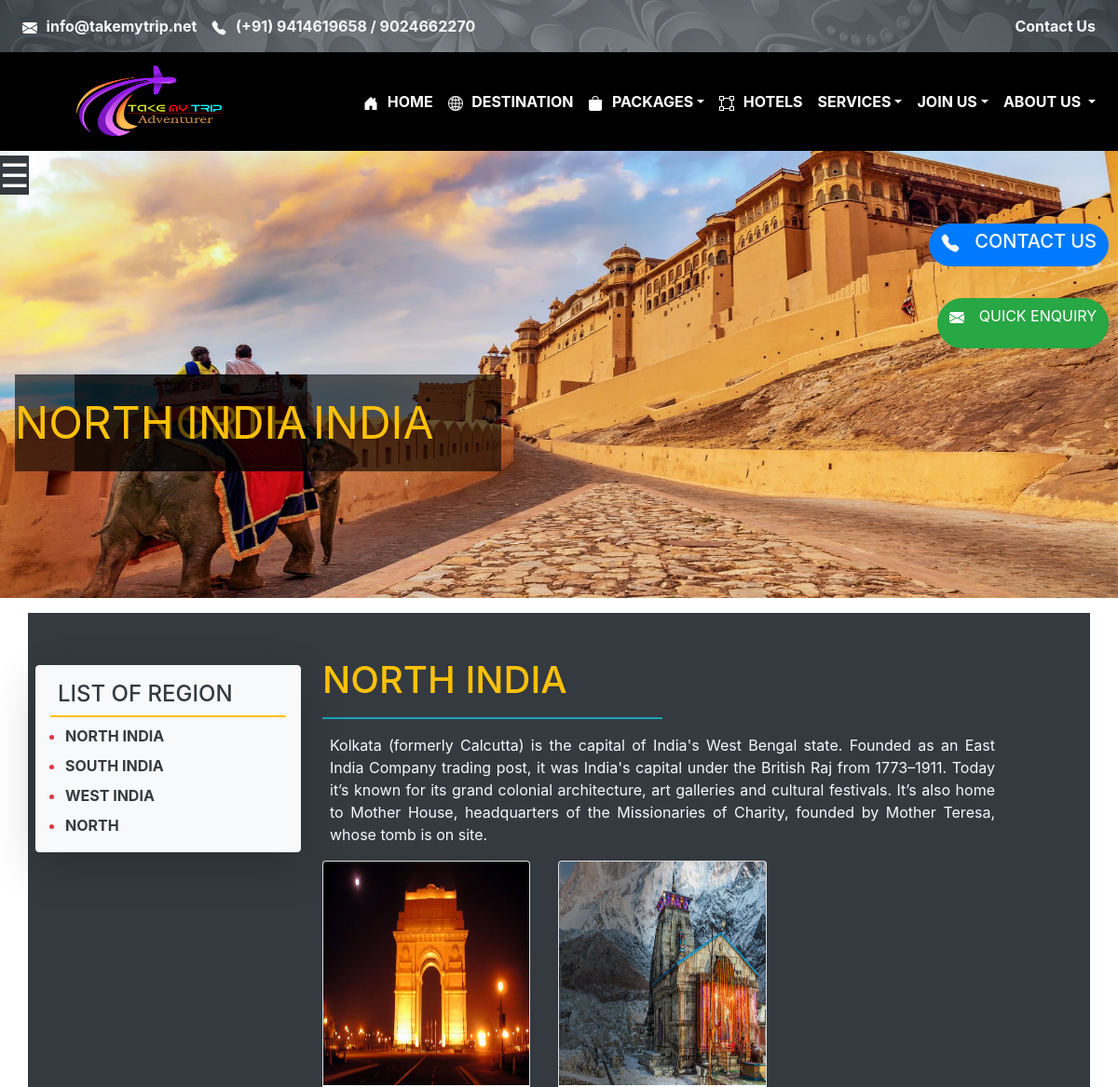
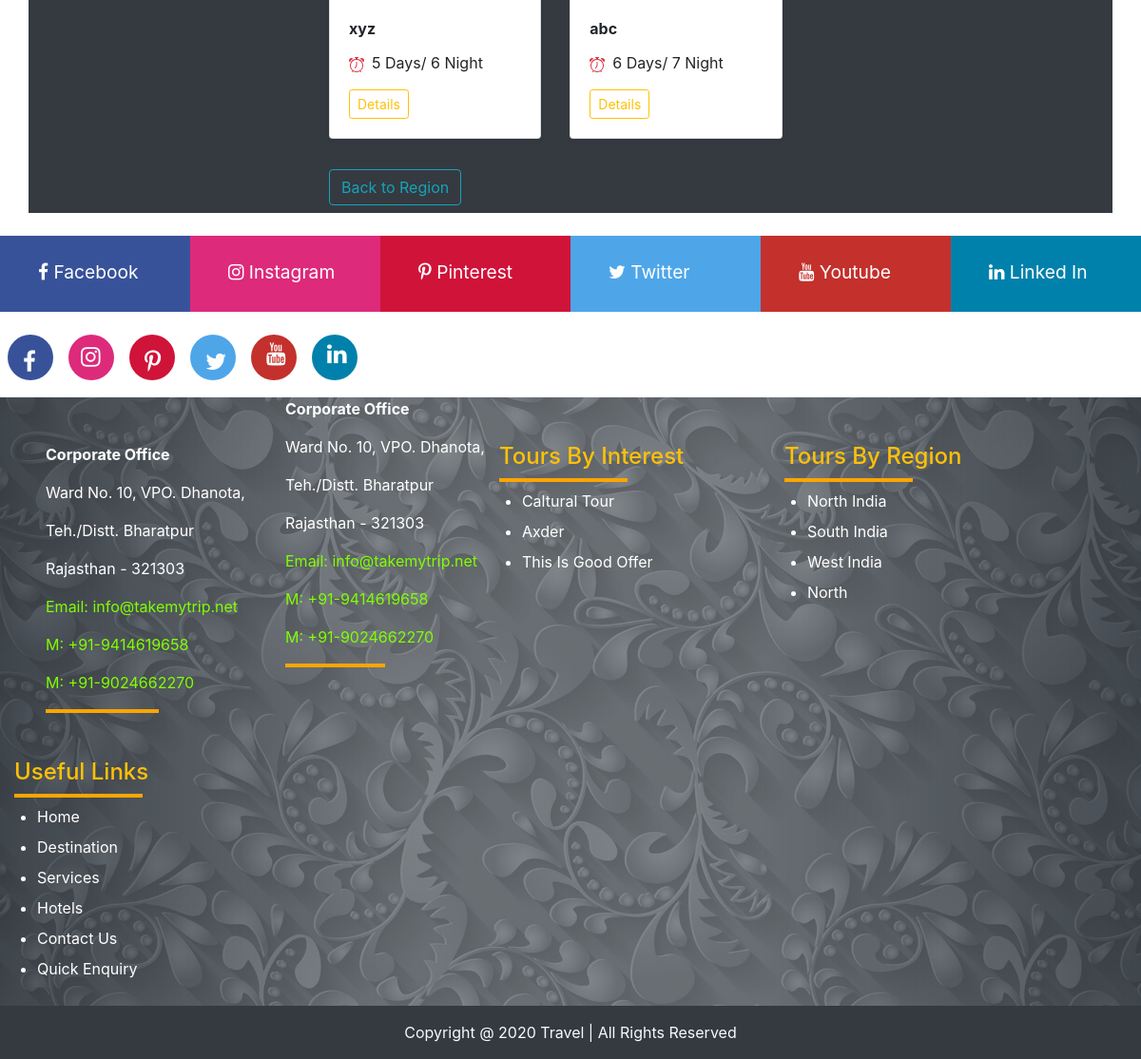
The page /region/1 on the database its author committed (2 pictures, top to bottom).
### travelApp/models.py (models this page shows, shortened)
class TourByRegion (models.Model):
    region = models.CharField(max_length=255)
    image = models.ImageField(
        blank=False, upload_to="image/TourByRegion/", null=True)
    description = models.TextField(blank=True, null=True)
    class Meta:
        db_table = "TourByRegion"
        verbose_name_plural = "Tour By Region"

class Allpackages(models.Model):
    image = models.ImageField(
        blank=True, upload_to="image/allpackages/", null=True)
    packages_name = models.CharField(max_length=255)
    interest_name = models.CharField(max_length=255, blank=False)
    region = models.CharField(max_length=255, null=True)
    day = models.IntegerField()
    night = models.IntegerField()
    route = models.TextField()
    class Meta:
        db_table = 'Allpackages'
        verbose_name_plural = "All packages"

class TourByInterest(models.Model):
    title = models.CharField(max_length=255)
    description = models.TextField()
    image = models.ImageField(
        blank=False, upload_to="image/TourByInterest", null=True)
    class Meta:
        db_table = "TourByInterest"
        verbose_name_plural = "Tour By Interest"

### travelApp/views.py (the view)
# urls.py: path("region/<int:regionId>", views.allRegion, name="allRegion"),
def allRegion(request, regionId):
    serializerData = serializers.AllRegionSerializer()
    return render(request, "regionedetails.html", serializerData.data(regionId))

### travelApp/serializers.py (called while the page is built)
def Footer():
    interest = models.TourByInterest.objects.all()
    interestTitleList = [{"name": i.title, "id": i.id} for i in interest]
    region = models.TourByRegion.objects.all()
    regionTitleList = [{"name": i.region, "id": i.id} for i in region]
    data_set = {
        "interestTitleList": interestTitleList,
        "regionTitleList": regionTitleList
    }
    return data_set

    def data(self, regionId):
        region = models.TourByRegion.objects.get(id=regionId)
        filterpackage = models.Allpackages.objects.filter(region=region.region)
        self.data_set = {
            "packages": filterpackage,
            "allRegion": models.TourByRegion.objects.all(),
            "currentRegion": region,
            "footer": Footer()
        }
        return self.data_set

### travelApp/templates/regionedetails.html (shortened to what this page needs)
{% extends 'layout/base.html' %}
{% block content %}
<div id="carouselExampleSlidesOnly position-relative" class="carousel slide" data-ride="carousel">
    <div class="carousel-inner">
        <div class="carousel-item active">
            <img src={{currentRegion.image.url}} class="d-block w-100" alt="..." style="height: 30rem;">
        </div>
    </div>
    <div class="position-absolute cust-ban2-head responsive-hide">
        <p class="text-warning mx-5 px-4" style="font-size: 3rem;">{{ currentRegion.region | upper }}</p>
    </div>
    <div class="position-absolute cust-ban2-head responsive-display" style="left: 1rem;">
        <p class="text-warning fadeIn" style="font-size: 3rem;">{{ currentRegion.region | upper }}</p>
    </div>
    <div class="position-absolute" style="top:0;">
        {% include "./components/responsive-sidebar.html" %}
    </div>
</div>
<div class="container mt-3 bg-dark">
    <div class="row py-2">
        <div class="col-md-3 mt-5 mx-2 border border-light h-50 shadow-lg rounded bg-light">
            <h4 class="text-dark ml-2 mt-3">LIST OF REGION</h4>
            <div class="w-100 border border-warning"></div>
            <ul class="mt-2 ml-3">
                {% for i in allRegion %}
                <li class="my-2 text-danger"><a class="text-dark font-weight-bolder" href="/region/{{i.id}}"
                        style="text-decoration: none;">{{i.region | upper }}</a>
                </li>
                {% endfor %}
            </ul>
        </div>
        <div class="col-md-8 mt-4">
            <h1 class="text-warning my-3 fadeIn" id="cityName">{{currentRegion.region|upper }}</h1>
            <div class="border border-info w-50"></div>
            <p class="text-light my-3 mx-2 text-justify">{{ currentRegion.description }}</p>
            <div class="row my-2">
                {% for item in packages %}
                <div class="col-md-4">
                    <div class="card mb-4 shadow-sm">
                        <img src={{ item.image.url }} class="card-img-top" alt="..." style="height: 15rem;">
                        <div class="card-body">
                            <p class="card-title"><b>{{ item.packages_name }}</b></p>
                            <p class="card-text">{{item.day}} Days/ {{item.night}} Night</p>
                            <div class="d-flex justify-content-between align-items-center">
                                <div class="btn-group">
                                    <a type="button" class="btn btn-sm btn-outline-warning"
                                        href="/package/items/{{item.id}}">Details</a>
                                </div>
                            </div>
                        </div>
                    </div>
                </div>
                {% endfor %}
            </div>
            <a class="btn btn-outline-info" href="/tour/region">Back to Region</a>
        </div>
    </div>
</div>
{% endblock content %}

### travelApp/templates/components/footer.html
<div class="footer" style="margin-top:2px;">
    <div class="container-fluid text-white">
        <div class="row responsive-grid">
            <div class="col-3 mt-5 pl-5 w-auto responsive-hide">
                <p><b>Corporate Office</b></p>
                <p>Ward No. 10, VPO. Dhanota,</p>
                <p>Teh./Distt. Bharatpur</p>
                <p>Rajasthan - 321303 </p>
                <p style="color: chartreuse;">Email: info@takemytrip.net</p>
                <p style="color: chartreuse;">M: +91-9414619658</p>
                <p style="color: chartreuse;">M: +91-9024662270</p>
                <div style="border: 2px solid orange; width: 50%;"></div>
            </div>
            <div class="responsive-display responsive-grid">
                <p><b>Corporate Office</b></p>
                <p>Ward No. 10, VPO. Dhanota,</p>
                <p>Teh./Distt. Bharatpur<p>
                <p>Rajasthan - 321303 </p>
                <p style="color: chartreuse;">Email: info@takemytrip.net</p>
                <p style="color: chartreuse;">M: +91-9414619658</p>
                <p style="color: chartreuse;">M: +91-9024662270</p>
                <div style="border: 2px solid orange; width: 50%;"></div>
            </div>
            <div class="col-3 mt-5 ">
                <h4 class="text-warning responsive-footer-heading" >Tours By Interest</h4>
                <div style="border: 2px solid orange; width: 50%;"></div>
                <ul class="ml-4">
                    {% for i in footer.interestTitleList %}
                    <li class="mt-2"><a href="/packages/{{i.id}}"
                            class="text-decoration-none text-white">{{i.name|title}}</a></li>
                    {% endfor %}
                </ul>
            </div>
            <div class="col-3 mt-5">
                <h4 class="text-warning responsive-footer-heading" >Tours By Region</h4>
                <div style="border: 2px solid orange; width: 50%;"></div>
                <ul class="ml-4">
                    {% for i in footer.regionTitleList %}
                    <li class="mt-2"><a href="/region/{{i.id}}"
                            class="text-decoration-none text-white">{{i.name|title}}</a></li>
                    {% endfor %}
                </ul>
            </div>
            <div class="col-3 mt-5">
                <h4 class="text-warning responsive-footer-heading" >Useful Links</h4>
                <div style="border: 2px solid orange; width: 50%;"></div>
                <ul class="ml-4">
                    <li class="mt-2"><a class="text-decoration-none text-white" href="/home">Home</a></li>
                    <li class="mt-2"><a class="text-decoration-none text-white" href="/destination">Destination</a>
                    </li>
                    <li class="mt-2"><a class="text-decoration-none text-white" href="/service">Services</a></li>
                    <li class="mt-2"><a class="text-decoration-none text-white" href="/hotel">Hotels</a></li>
                    <li class="mt-2"><a class="text-decoration-none text-white" href="/contect">Contact Us</a></li>
                    <li class="mt-2"><a class="text-decoration-none text-white" href="/enquiry">Quick Enquiry</a></li>
                </ul>
            </div>
        </div>
    </div>
</div>
<div class="w-100 text-light bg-dark">
    <div class="container">
        <div class="row justify-content-center p-3">
            Copyright @ 2020 Travel | All Rights Reserved
        </div>
    </div>
</div>

### travelApp/static/css/style.css (style rules this page uses)
* { margin: 0; padding: 0; box-sizing: border-box; }
html, body { max-width:100%; overflow-x:hidden; }
.footer { margin-top: 2rem; width: 100%; height: 40rem; background: url("../image/theme/background.jpg"), linear-gradient( to right, rgba(0, 10, 20, 0.7), rgba(0, 10, 20, 0.5), rgba(0, 10, 20, 0.5), rgba(0, 10, 20, 0.7) ); background-blend-mode: multiply; background-size: cover; align-items: center; }
.cust-ban2-head { top: 15rem; left: 5rem; width: auto; height: auto; background-color: rgba(0, 0, 0, 0.6); }
.cust-ban2-head > p { margin-top: 1rem; }
.fadeIn { animation-name: fadein; animation-duration: 2s; animation-iteration-count: infinite; }

### rows shown on the page
TourByRegion: image (picture), region "NORTH INDIA", description "Kolkata (formerly Calcutta) is the capital of India's West Bengal state. Founded as an East India Company trading post, it was India's capital under the British Raj from 1773–1911. Today it’s known for its grand colonial architecture, art galleries and cultural festivals. It’s also home to Mother House, headquarters of the Missionaries of Charity, founded by Mother Teresa, whose tomb is on site.", name "North India"
TourByRegion: region "SOUTH INDIA", name "South India"
TourByRegion: region "WEST INDIA", name "West India"
TourByRegion: region "NORTH", name "North"
Allpackages: image (picture), packages_name "xyz", day "5", night "6"
Allpackages: image (picture), packages_name "abc", day "6", night "7"
TourByInterest: name "Caltural Tour"
TourByInterest: name "Axder"
TourByInterest: name "This Is Good Offer"

### other values the page prints
{{ "Contact Us"|upper }} "CONTACT US"
{{ "Quick Enquiry"|upper }} "QUICK ENQUIRY"
